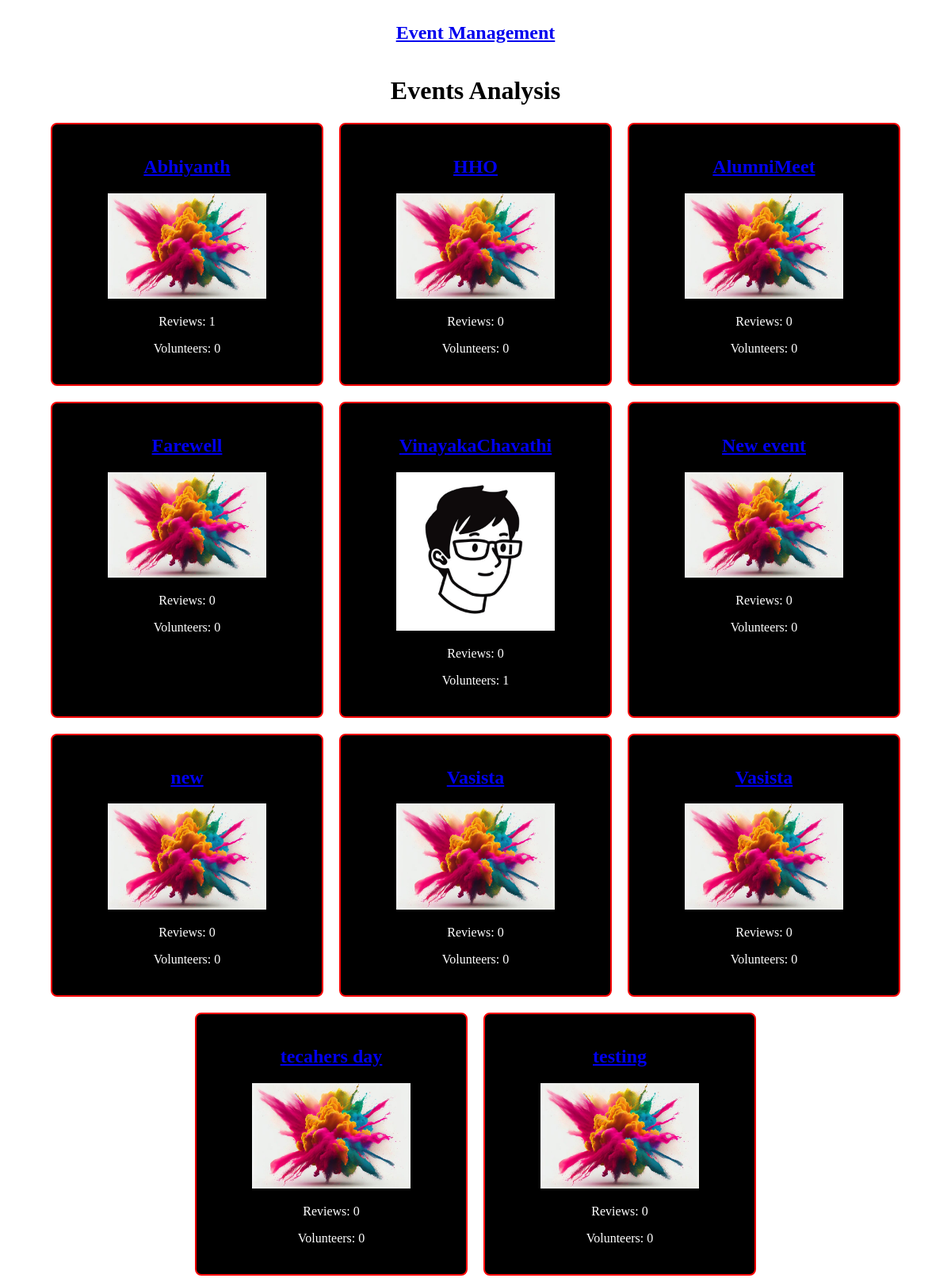
Page /events-analysis/ on the committed database.
### core/models.py (models this page shows, shortened)
class Event(models.Model):
    name = models.CharField(max_length=100)
    description = models.TextField()
    image = models.ImageField(upload_to='events/',null=True, blank=True)
    is_approved = models.BooleanField(default=False)

### core/views.py (the view)
# urls.py: path('events-analysis/', views.events_analysis, name='events_analysis'),
def events_analysis(request):
    approved_events = Event.objects.filter(is_approved=True)
    event_data = []
    for event in approved_events:
        reviews_count = event.reviews.count()  # Count the number of reviews
        volunteers_count=Volunteer.objects.filter(event=event).count()
        event_data.append({
            'name': event.name,
            'image': event.image.url if event.image else None,  # Use image URL if exists
            'reviews_count': reviews_count,
            'volunteers_count': volunteers_count,
            'id':event.id
        })
    return render(request, 'core/events_analysis.html', {'event_data': event_data})

### core/templates/core/events_analysis.html (shortened to what this page needs)
<!DOCTYPE html>
<html lang="en">
<head>
</head>
<body>
    <nav>
    {% if user.is_authenticated %}
    <a href="{% url 'index' %}"><h1 style="color:yellow">Welcome {{ user.username }}</h1></a>
    {% else %}
    <h1 style="color:yellow;"><a href="{% url 'index' %}">Event Management</a></h1>
    {% endif %}
    </nav>
    <h1>Events Analysis</h1>
    <div class="events-analysis">
    {% for event in event_data %}
        <div class="event-card">
            {% if event.id %}
                <a href="{% url 'event_detail' event.id %}">
            {% endif %}
                <h2>{{ event.name }}</h2>
            {% if event.image %}
                <img src="{{ event.image }}" alt="{{ event.name }} Logo" style="max-width: 200px;">
            {%endif %}
            {% if event.id %}
            </a>
            {% endif %}
            <p>Reviews: {{ event.reviews_count }}</p>
            <p>Volunteers: {{ event.volunteers_count }}</p>
        </div>
    {% empty %}
        <p>No approved events found.</p>
    {% endfor %}
</div>
</body>
</html>

### core/templates/core/events_analysis.html (style rules this page uses)
body { align-items: center; background-color:white; color: black; display: flex; flex-direction: column; justify-content: center; }
.events-analysis { display: flex; flex-wrap: wrap; gap: 20px; justify-content: center; }
.event-card { border: 2px solid red; padding: 20px; border-radius: 8px; width: 300px; text-align: center; background-color: black; color:white; }

### rows in the picture
Event: name "Abhiyanth"
Event: name "HHO"
Event: name "AlumniMeet"
Event: name "Farewell"
Event: name "VinayakaChavathi"
Event: name "New event"
Event: name "new"
Event: name "Vasista"
Event: name "Vasista"
Event: name "tecahers day"
Event: name "testing"

### other values in the picture
{{ event.reviews_count }} "1" "0" "0" "0" "0" "0" "0" "0" "0" "0" "0"
{{ event.volunteers_count }} "0" "0" "0" "0" "1" "0" "0" "0" "0" "0" "0"
